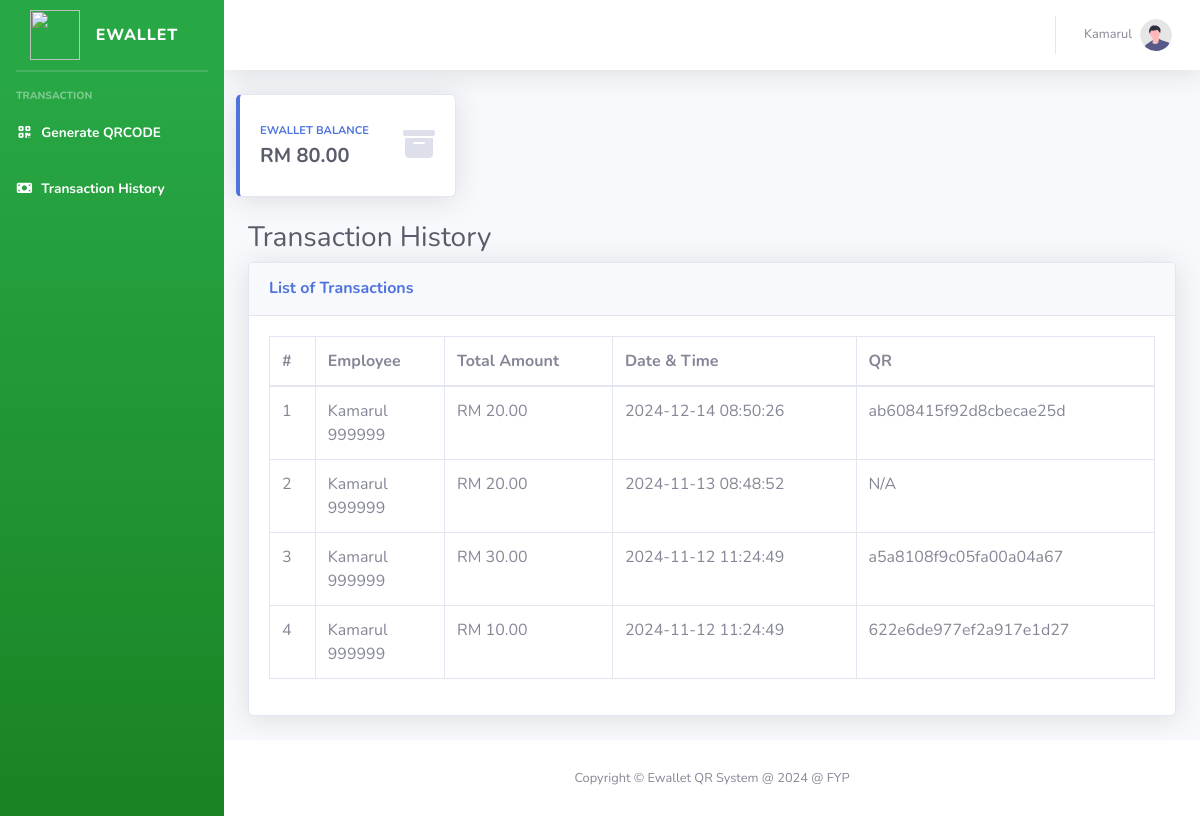
/Vendoracc/transaction.php (signed in), run on the app's committed database.
### tables this page shows
CREATE TABLE `Vendors` (
  `vendor_id` int(11) NOT NULL,
  `vendor_name` varchar(255) NOT NULL,
  `vendor_password` varchar(255) NOT NULL,
  `vendor_ewallet_balance` decimal(11,2) NOT NULL,
  `vendor_email` varchar(255) DEFAULT NULL,
  `created_at` timestamp NOT NULL DEFAULT CURRENT_TIMESTAMP
);

CREATE TABLE `ewallet_transaction` (
  `transaction_id` int(11) NOT NULL,
  `transaction_amount` decimal(11,2) DEFAULT NULL,
  `transaction_datetime` timestamp NOT NULL DEFAULT CURRENT_TIMESTAMP,
  `vendor_id` int(30) DEFAULT NULL,
  `emp_id` int(30) DEFAULT NULL,
  `qr` varchar(255) DEFAULT NULL
);

CREATE TABLE `employee` (
  `emp_id` int(11) NOT NULL,
  `employee_name` varchar(255) NOT NULL,
  `employee_id` varchar(255) NOT NULL,
  `employee_email` varchar(255) NOT NULL,
  `employee_ewallet_balance` decimal(11,2) NOT NULL,
  `employee_password` varchar(255) DEFAULT NULL,
  `created_at` timestamp NOT NULL DEFAULT CURRENT_TIMESTAMP
);

### Vendoracc/transaction.php (the view)
<?php include 'header.php';
$sql = "SELECT ewallet_transaction.*, employee.employee_name, employee.employee_id
FROM ewallet_transaction
LEFT JOIN employee ON ewallet_transaction.emp_id = employee.emp_id
WHERE ewallet_transaction.vendor_id = '$uid'
ORDER BY ewallet_transaction.transaction_id DESC";
$result = mysqli_query($connection, $sql);
$sql_vendor = "SELECT vendor_ewallet_balance FROM Vendors WHERE vendor_id = '$uid'";
$result_vendor = mysqli_query($connection, $sql_vendor);
$row_vendor = mysqli_fetch_assoc($result_vendor);
?>
<div class="col-xl-3 col-md-6 mb-4">
    <div class="card border-left-primary shadow h-100 py-2">
        <div class="card-body">
            <a href="#" style="text-decoration: none;">
                <div class="row no-gutters align-items-center">
                    <div class="col mr-2">
                        <div class="text-xs font-weight-bold text-primary text-uppercase mb-1">
                            Ewallet Balance
                        </div>
                        <div class="h5 mb-0 font-weight-bold text-gray-800">
                            RM <?php echo $row_vendor['vendor_ewallet_balance'] ?? '0.00'; ?>
                        </div>
                    </div>
                    <div class="col-auto">
                        <i class="fas fa-archive fa-2x text-gray-300"></i>
                    </div>
                </div>
            </a>
        </div>
    </div>
</div>
<div class="container-fluid">
    <h1 class="h3 mb-2 text-gray-800">Transaction History</h1>
    <div class="card shadow mb-4">
        <div class="card-header py-3">
            <h6 class="m-0 font-weight-bold text-primary">List of Transactions</h6>
        </div>
        <div class="card-body">
            <div class="table-responsive">
                <table class="table table-bordered" id="dataTable" width="100%" cellspacing="0">
                    <thead>
                        <tr>
                            <th class="table-plus datatable-nosort" style="text-align: left;">#</th>
                            <th style="text-align: left;">Employee</th>
                            <th style="text-align: left;">Total Amount</th>
                            <th style="text-align: left;">Date & Time</th>
                            <th style="text-align: left;">QR</th>
                        </tr>
                    </thead>
                    <tbody>
                        <?php
                        $i = 0;
                        while ($row = mysqli_fetch_array($result)) {
                        ?>
                            <tr>
                                <td><?php echo ++$i; ?></td>
                                <td style="text-align: left;">
                                    <?php echo $row['employee_name']; ?><br>
                                    <?php echo $row['employee_id']; ?>
                                </td>
                                <td style="text-align: left;">RM <?php echo $row['transaction_amount']; ?></td>
                                <td style="text-align: left;"><?php echo $row['transaction_datetime']; ?></td>
                                <td style="text-align: left;"><?php echo $row['qr'] ? $row['qr'] : 'N/A'; ?></td>
                            </tr>
                        <?php
                        }
                        ?>
                    </tbody>
                </table>
            </div>
        </div>
    </div>
</div>
<?php include 'footer.php'; ?>

### Vendoracc/header.php (shortened to what this page needs)
<?php
$uid = $_SESSION['id'];
$name = $_SESSION['name'];
?>
<!DOCTYPE html>
<html lang="en">
<head>
    <link href="vendor/fontawesome-free/css/all.min.css" rel="stylesheet" type="text/css">
    <link href="css/sb-admin-2.min.css" rel="stylesheet">
        <link href="vendor/datatables/dataTables.bootstrap4.min.css" rel="stylesheet">
</head>
<body id="page-top">
    <div id="wrapper">
        <ul class="navbar-nav bg-gradient-primary sidebar sidebar-dark accordion" id="accordionSidebar">
            <a class="sidebar-brand d-flex align-items-center justify-content-center" href="index.php">
            <img
						src="../Image/retail360.png"
						alt=""
						class="light-logo"
						style="width:50px; height:50px;"
					/>
                <div class="sidebar-brand-text mx-3">Ewallet</div>
            </a>
            <hr class="sidebar-divider my-0">
            <hr class="sidebar-divider">
            <div class="sidebar-heading">
                Transaction
            </div>
            <li class="nav-item active">
                <a class="nav-link" href="index.php">
                    <i class="fas fa-fw fa-qrcode"></i>
                    <span>Generate QRCODE</span></a>
            </li>
            <li class="nav-item active">
                <a class="nav-link" href="transaction.php">
                    <i class="fas fa-fw fa-money-bill"></i>
                    <span>Transaction History</span></a>
            </li>
        </ul>
        <div id="content-wrapper" class="d-flex flex-column">
            <div id="content">
                <nav class="navbar navbar-expand navbar-light bg-white topbar mb-4 static-top shadow">
                    <ul class="navbar-nav ml-auto">
                        <li class="nav-item dropdown no-arrow">
                            <a class="nav-link dropdown-toggle" href="#" id="userDropdown" role="button"
                                data-toggle="dropdown" aria-haspopup="true" aria-expanded="false">
                                <span class="mr-2 d-none d-lg-inline text-gray-600 small"><?php echo $name; ?></span>
                                <img class="img-profile rounded-circle"
                                    src="undraw_profile.svg">
                            </a>
                        </li>
                    </ul>
                </nav>

### Vendoracc/footer.php (shortened to what this page needs)
    <footer class="sticky-footer bg-white">
                <div class="container my-auto">
                    <div class="copyright text-center my-auto">
                        <span>Copyright &copy; Ewallet QR System @ 2024 @ FYP</span>
                    </div>
                </div>
            </footer>
        </div>
    </div>
</body>
</html>

### Vendoracc/header.php (style rules this page uses)
.bg-gradient-primary { background-color: #28a745; background-image: linear-gradient(180deg,#28a745 10%,#1a8323 100%); background-size: cover; }

### data on the page
vendors: vendor_ewallet_balance "80.00"
ewallet_transaction: emp.employee_name "Kamarul", emp.employee_id "999999", transaction_amount "20.00", transaction_datetime "2024-12-14 08:50:26", qr "ab608415f92d8cbecae25d"
ewallet_transaction: emp.employee_name "Kamarul", emp.employee_id "999999", transaction_amount "20.00", transaction_datetime "2024-11-13 08:48:52", shows "N/A"
ewallet_transaction: emp.employee_name "Kamarul", emp.employee_id "999999", transaction_amount "30.00", transaction_datetime "2024-11-12 11:24:49", qr "a5a8108f9c05fa00a04a67"
ewallet_transaction: emp.employee_name "Kamarul", emp.employee_id "999999", transaction_amount "10.00", transaction_datetime "2024-11-12 11:24:49", qr "622e6de977ef2a917e1d27"

### other printed values
$name "Kamarul"
